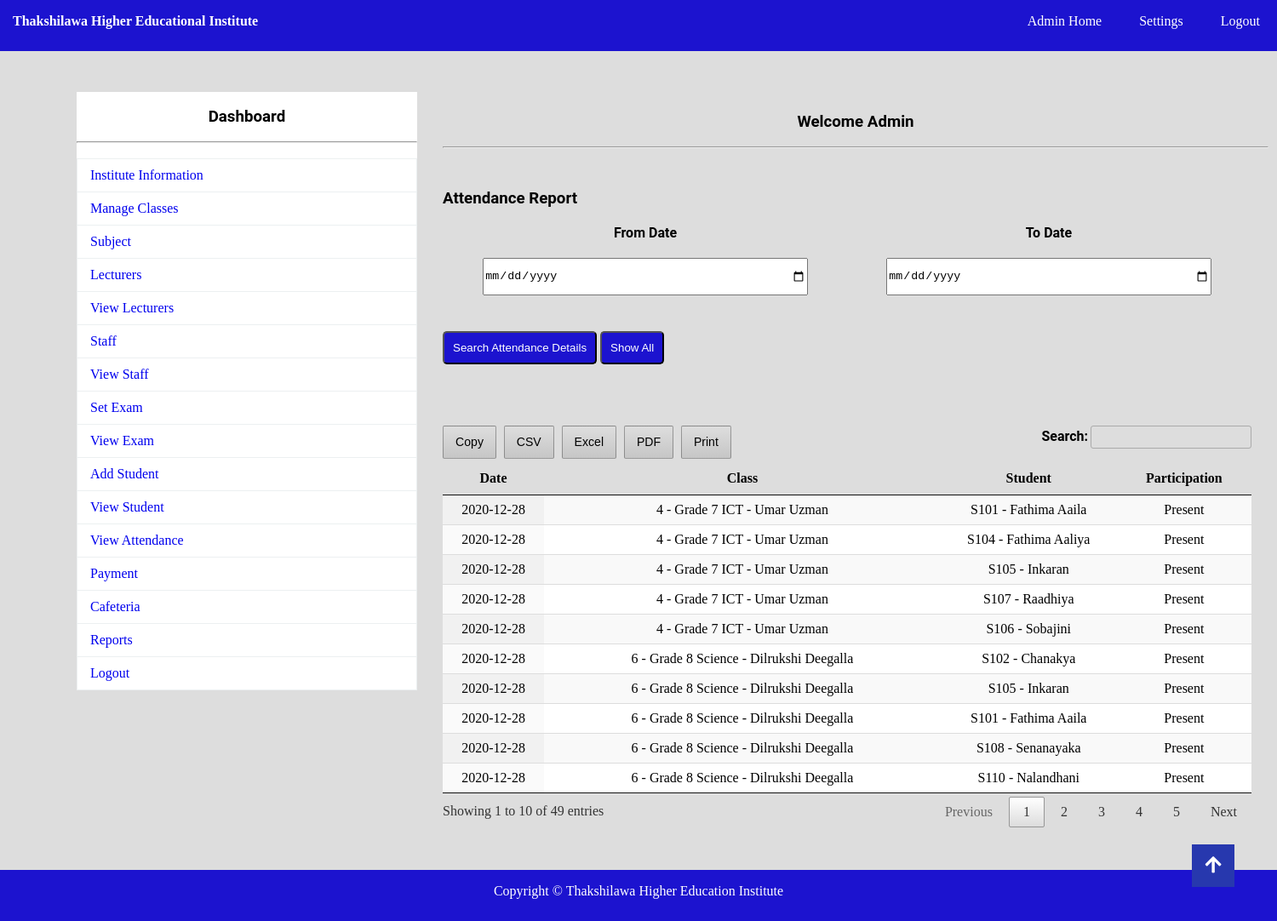
The page /attendance_report.php (signed in) on the database its author committed.
### tables this page shows
CREATE TABLE `attendance` (
  `att_id` int(11) NOT NULL,
  `DATE` date NOT NULL,
  `CLASS` int(11) NOT NULL,
  `STUDENT_ID` int(11) NOT NULL,
  `PAR` varchar(255) NOT NULL
);

CREATE TABLE `class` (
  `CID` int(11) NOT NULL,
  `CNAME` varchar(150) NOT NULL,
  `COMM_DATE` date NOT NULL,
  `CLASS_DAY` varchar(30) NOT NULL,
  `CLASS_TIME` time NOT NULL,
  `SID` int(11) NOT NULL,
  `TID` int(11) NOT NULL
);

CREATE TABLE `sub` (
  `SID` int(11) NOT NULL,
  `SNAME` varchar(150) NOT NULL,
  `SFEE` decimal(10,0) NOT NULL
);

CREATE TABLE `lecturer` (
  `TID` int(11) NOT NULL,
  `TNAME` varchar(150) NOT NULL,
  `TPASS` varchar(150) NOT NULL,
  `QUAL` varchar(150) NOT NULL,
  `SAL` varchar(150) NOT NULL,
  `PNO` varchar(150) NOT NULL,
  `MAIL` varchar(150) NOT NULL,
  `PADDR` text NOT NULL,
  `IMG` varchar(150) NOT NULL
);

CREATE TABLE `student` (
  `ID` int(11) NOT NULL,
  `RNO` varchar(150) NOT NULL,
  `NAME` varchar(150) NOT NULL,
  `FNAME` varchar(150) NOT NULL,
  `DOB` varchar(150) NOT NULL,
  `GEN` varchar(150) NOT NULL,
  `PHO` varchar(150) NOT NULL,
  `MAIL` varchar(150) NOT NULL,
  `ADDR` text NOT NULL,
  `SIMG` varchar(150) NOT NULL
);

### attendance_report.php (the view, shortened to what this page needs)
<?php
	include"database.php";
	if (isset($_SESSION["AID"])){
		$logged_user = $_SESSION["ANAME"];
	} elseif (isset($_SESSION["NAID"])) {
		$logged_user = $_SESSION["NANAME"];
	} else {
		echo"<script>window.open('index.php?mes=Access Denied...','_self');</script>";
	}
?>
<!DOCTYPE html>
<html>
	<head>
		<link rel="stylesheet" type="text/css" href="css/style_reports.css">
		<link rel="stylesheet" href="css/scrollup.css">
		<link rel="stylesheet" href="https://use.fontawesome.com/releases/v5.5.0/css/all.css">
		<link
		rel="stylesheet"
		type="text/css"
		href="DataTables/jquery.dataTables.min.css"
		/>
		<link
		rel="stylesheet"
		type="text/css"
		href="DataTables/buttons.dataTables.min.css"
		/>
	</head>
	<body>
				<?php include"navbar.php";?><br>
			<div id="section">
					<?php include"sidebar.php";?><br><br><br>
					<h3 class="text" style="color: black;">Welcome <?php echo $logged_user; ?></h3><br><hr><br>
					<div class="content">
						<h3 style="color: black;">Attendance Report</h3><br>
						<form method="get" action="<?php echo $_SERVER["PHP_SELF"];?>">
						<table style="width: 100%">
							<tr>
								<td>
									<label style="color: black;">From Date</label><br>
									<input type="Date" id="min" name="fromdate" required class="input2" value="<?php if(isset($_GET['fromdate'])){echo $_GET['fromdate'];} ?>">
								</td>
								<td>
									<label style="color: black;">To Date</label><br>
						   			<input type="Date" id="max" name="todate" required class="input2" value="<?php if(isset($_GET['todate'])){echo $_GET['todate'];} ?>">
								</td>
							</tr>
						</table>
						   <button type="submit" class="btn" name="submit">Search Attendance Details</button>
						   <button type="button" class="btn" onclick="location.href='attendance_report.php'">Show All</button>
						</form>
					<br>
					<br>
					<br>
					<br>
					<table id="example" class="display nowrap" style="width:100%">
						<thead>
							<tr>
                                    <th>Date</th>
									<th>Class</th>
									<th>Student</th>
									<th>Participation</th>
							</tr>
						</thead>
						<tbody>
						  <?php
						  	if(isset($_GET['fromdate']) && isset($_GET['todate'])){
								$s="SELECT *
								FROM attendance
								JOIN student ON attendance.STUDENT_ID = student.ID
								JOIN class ON attendance.CLASS = class.CID
								WHERE DATE BETWEEN '{$_GET["fromdate"]}' AND '{$_GET["todate"]}'";
							} else {
								$s="SELECT *
								FROM attendance
								JOIN student ON attendance.STUDENT_ID = student.ID
								JOIN class ON attendance.CLASS = class.CID";
							}
							  $res=$db->query($s);
							  if($res->num_rows)
							  {
								  while($r=$res->fetch_assoc())
								  {
									$sql = "SELECT * FROM class
									JOIN lecturer ON class.TID = lecturer.TID
									JOIN sub ON class.SID = sub.SID
									WHERE CID ='{$r["CID"]}'";
									$res1=$db->query($sql);
									if($res1->num_rows)
									{
										while($r2=$res1->fetch_assoc())
										{
						  ?>
						  <tr>
							  <td><?php echo $r["DATE"]; ?></td>
							  <td><?php echo "{$r2["CID"]} - {$r2["CNAME"]} {$r2["SNAME"]} - {$r2["TNAME"]}"; ?></td>
							  <td><?php echo "{$r["RNO"]} - {$r["NAME"]}" ?></td>
							  <td><?php echo "{$r["PAR"]}" ?></td>
						  </tr>
						  <?php
										}
									}
								}
							}
							?>
						</tbody>
				  </table>
				</div>
			</div>
			<div class="footer" style="margin-top:50px;">
				<footer><p>Copyright &copy; Thakshilawa Higher Education Institute </p></footer>
			</div>
				<a class="gotopbtn" href="#"> <i class="fas fa-arrow-up"></i> </a>
	</body>
</html>

### navbar.php (shortened to what this page needs)
<div class="navbar" >
			<ul class="list">
				<b style="color:white;float:left;line-height:50px;margin-left:15px;font-family:Cooper Black; font-size:16px;">
				Thakshilawa Higher Educational Institute</b>
			<?php
				if(isset($_SESSION["AID"]))
				{
					echo'
						<li><a href="admin_home.php">Admin Home</a></li>
						<li><a href="change_pass.php">Settings</a></li>
						<li><a href="logout.php">Logout</a></li>
					 ';
				}
				elseif(isset($_SESSION["TID"]))
				{
					echo'
						<li><a href="lecturer_home.php">Lecturer Home</a></li>
						<li><a href="lecturer_change_pass.php">Settings</a></li>
						<li><a href="logout.php">Logout</a></li>
					';
				}
				elseif(isset($_SESSION["NAID"]))
				{
					echo'
						<li><a href="staff_home.php">Staff Home</a></li>
						<li><a href="staff_change_pass.php">Settings</a></li>
						<li><a href="logout.php">Logout</a></li>
					';
				}
			?>
			</ul>
		</div>

### sidebar.php (shortened to what this page needs)
<div class="sidebar"><br>
<h3 class="text" style="color: black;">Dashboard</h3><br><hr><br>
<ul class="s">
<?php
	if(isset($_SESSION["AID"]))
	{
		echo'
			<li class="li"><a href="admin_home.php">Institute Information</a></li>
			<li class="li"><a href="add_class.php">Manage Classes</a></li>
			<li class="li"><a href="add_sub.php">Subject</a></li>
			<li class="li"><a href="add_lecturer.php">Lecturers</a></li>
			<li class="li"><a href="View_lecturer.php">View Lecturers</a></li>
			<li class="li"><a href="add_staff.php"> Staff</a></li>
			<li class="li"><a href="view_staff.php">View Staff</a></li>
			<li class="li"><a href="set_exam.php">Set Exam</a></li>
			<li class="li"><a href="view_exam.php">View Exam</a></li>
			<li class="li"><a href="add_stud.php">Add Student</a></li>
			<li class="li"><a href="student.php">View Student</a></li>
			<li class="li"><a href="view_attendance.php">View Attendance</a></li>
			<li class="li"><a href="add_payment.php">Payment</a></li>
			<li class="li"><a href="cafeteria.php">Cafeteria</a></li>
			<li class="li"><a href="reports.php">Reports</a></li>
			<li class="li"><a href="logout.php">Logout</a></li>
		';
	}
?>
</ul>
</div>

### css/style_reports.css (style rules this page uses)
* { padding: 0px; margin: 0px; }
html { background: #dddddd; }
body { width: 100%; height: 100%; margin: 0%; padding: 0%; overflow-x: hidden; zoom: 100%; }
a { text-decoration: none; }
.navbar { background: #1c13cf; height: 60px; width: 100%; }
.list { list-style: none; text-align: right; }
.list li { display: inline; }
.list li a { text-decoration: none; color: white; line-height: 50px; padding: 20px; }
h1, h2, h3, h4, h5, h6, label { font-family: roboto; color: black; }
.btn { border-radius: 5px; padding: 10px; background: #1c13cf; color: white; margin-top: 40px; }
.input2 { width: 80%; height: 40px; margin-top: 20px; }
label { font-weight: bold; }
footer { text-align: center; color: white; line-height: 50px; }
.s { list-style: none; }
.li { position: relative; display: block; padding: 10px 15px; margin-bottom: -1px; background-color: #ffffff; border: 1px solid #ecf0f1; }
.text { text-align: center; }
.footer { background: #1c13cf; height: 60px; width: 100%; float: left; }
#section { height: auto; width: 1400px; margin-left: 90px; font-family: cambria; }
.sidebar { width: 400px; height: auto; margin-top: 30px; margin-right: 30px; float: left; background: white; }
.content { margin-top: 30px; height: auto; width: 950px; float: left; }
td { text-align: center; }

### css/scrollup.css (style rules this page uses)
body { margin: 0; padding: 0; }
.gotopbtn { position: fixed; width: 50px; height: 50px; background: #2738ae; bottom: 40px; right: 50px; text-decoration: none; text-align: center; line-height: 50px; color: white; font-size: 22px; z-index: 100000; }

### rows shown on the page
attendance: DATE "2020-12-28", PAR "Present"
class: CID "4", CNAME "Grade 7", SID.SNAME "ICT", TID.TNAME "Umar Uzman"
student: RNO "S101", NAME "Fathima Aaila"
attendance: DATE "2020-12-28", PAR "Present"
student: RNO "S104", NAME "Fathima Aaliya"
attendance: DATE "2020-12-28", PAR "Present"
student: RNO "S105", NAME "Inkaran"
attendance: DATE "2020-12-28", PAR "Present"
student: RNO "S107", NAME "Raadhiya"
attendance: DATE "2020-12-28", PAR "Present"
student: RNO "S106", NAME "Sobajini"
attendance: DATE "2020-12-28", PAR "Present"
class: CID "6", CNAME "Grade 8", SID.SNAME "Science", TID.TNAME "Dilrukshi Deegalla"
student: RNO "S102", NAME "Chanakya"
attendance: DATE "2020-12-28", PAR "Present"
attendance: DATE "2020-12-28", PAR "Present"
attendance: DATE "2020-12-28", PAR "Present"
student: RNO "S108", NAME "Senanayaka"
attendance: DATE "2020-12-28", PAR "Present"
student: RNO "S110", NAME "Nalandhani"

### other values the page prints
$logged_user "Admin"
